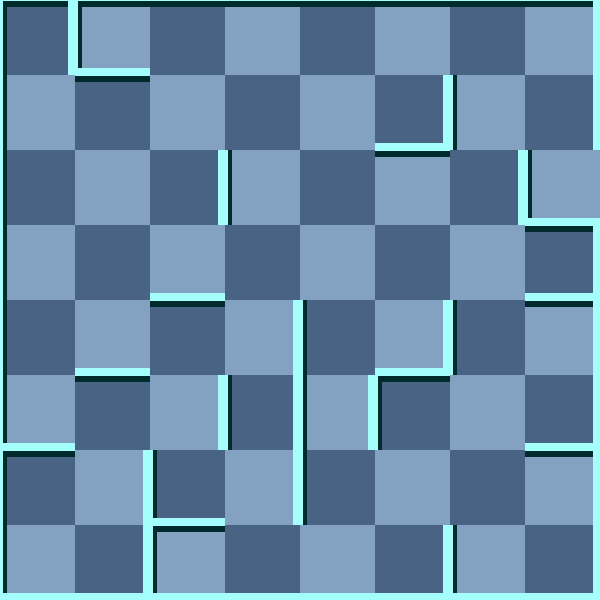

Rendered tile map (Tiled .tmx) drawn with the repository's tilesets; below, a short description and the map source with its tile grids summarised:
An orthogonal 8x8 tile map with 75x75 px tiles, 2 tile layers (background, 块层 1) and 5 objects (2x RedMummy, Exit, Player, Trap).

<map version="1.0" orientation="orthogonal" width="8" height="8" tilewidth="75" tileheight="75">
 <tileset firstgid="1" name="wall" tilewidth="75" tileheight="75">
  <image source="gfx/wall.png" width="300" height="375" />
  <tile id="0">
   <properties>
    <property name="ValOfWall" value="0" />
   </properties>
  </tile>
  <tile id="1">
   <properties>
    <property name="ValOfWall" value="1" />
   </properties>
  </tile>
  <tile id="2">
   <properties>
    <property name="ValOfWall" value="2" />
   </properties>
  </tile>
  <tile id="3">
   <properties>
    <property name="ValOfWall" value="3" />
   </properties>
  </tile>
  <tile id="4">
   <properties>
    <property name="ValOfWall" value="4" />
   </properties>
  </tile>
  <tile id="5">
   <properties>
    <property name="ValOfWall" value="5" />
   </properties>
  </tile>
  <tile id="6">
   <properties>
    <property name="ValOfWall" value="6" />
   </properties>
  </tile>
  <tile id="7">
   <properties>
    <property name="ValOfWall" value="7" />
   </properties>
  </tile>
  <tile id="8">
   <properties>
    <property name="ValOfWall" value="8" />
   </properties>
  </tile>
  <tile id="9">
   <properties>
    <property name="ValOfWall" value="9" />
   </properties>
  </tile>
  <tile id="10">
   <properties>
    <property name="ValOfWall" value="10" />
   </properties>
  </tile>
  <tile id="11">
   <properties>
    <property name="ValOfWall" value="11" />
   </properties>
  </tile>
  <tile id="12">
   <properties>
    <property name="ValOfWall" value="12" />
   </properties>
  </tile>
  <tile id="13">
   <properties>
    <property name="ValOfWall" value="13" />
   </properties>
  </tile>
  <tile id="14">
   <properties>
    <property name="ValOfWall" value="14" />
   </properties>
  </tile>
  <tile id="15">
   <properties>
    <property name="ValOfWall" value="15" />
   </properties>
  </tile>
  <tile id="18">
   <properties>
    <property name="ValOfWall" value="-1" />
   </properties>
  </tile>
 </tileset>
 <layer name="background" width="8" height="8">
  <data>[64 cells, 64 non-empty, 2 distinct tile ids]</data>
 </layer>
 <layer name="块层 1" width="8" height="8">
  <data>[64 cells, 64 non-empty, 13 distinct tile ids]</data>
 </layer>
 <objectgroup name="对象层 1" width="8" height="8">
  <object name="Exit" x="600" y="150" />
  <object name="RedMummy" x="525" y="150">
   <properties>
    <property name="value" value="21" />
   </properties>
  </object>
  <object name="Player" x="450" y="150">
   <properties>
    <property name="value" value="1" />
   </properties>
  </object>
  <object name="RedMummy" x="300" y="375">
   <properties>
    <property name="value" value="25" />
   </properties>
  </object>
  <object name="Trap" x="75" y="300">
   <properties>
    <property name="value" value="12" />
   </properties>
  </object>
 </objectgroup>
</map>
